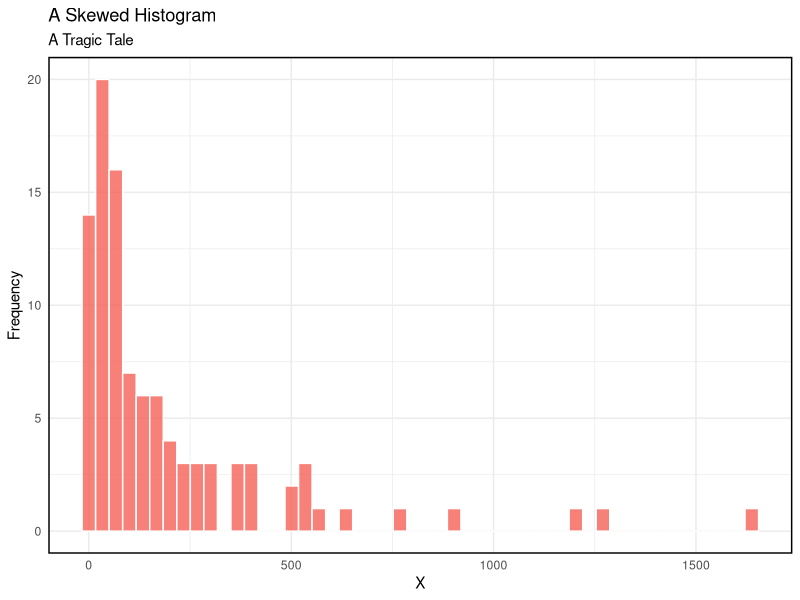
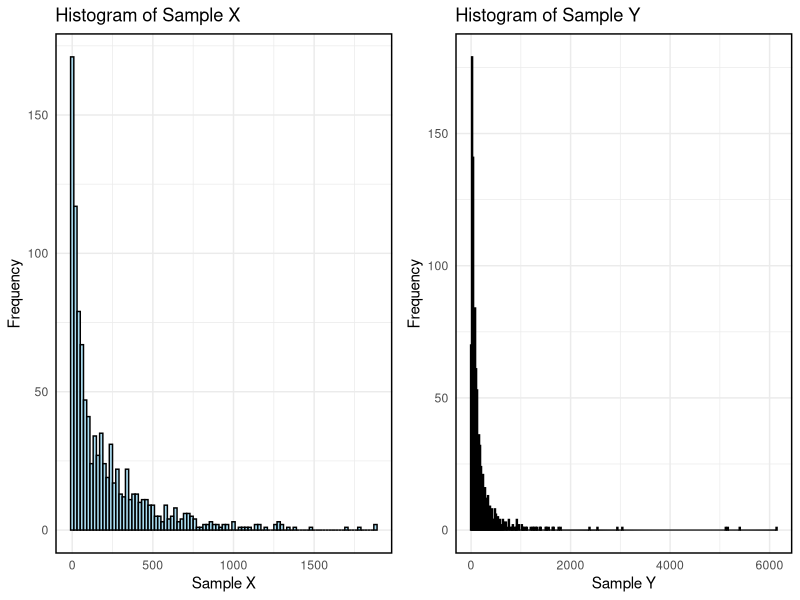
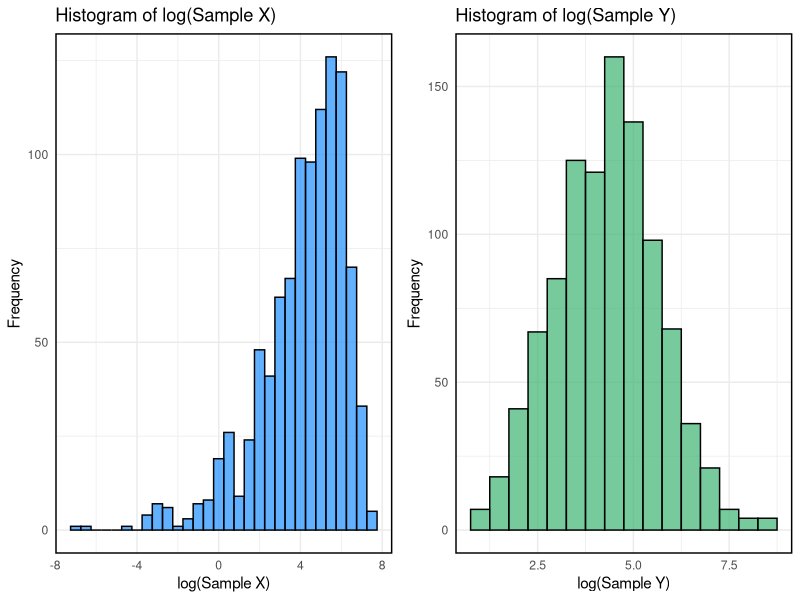
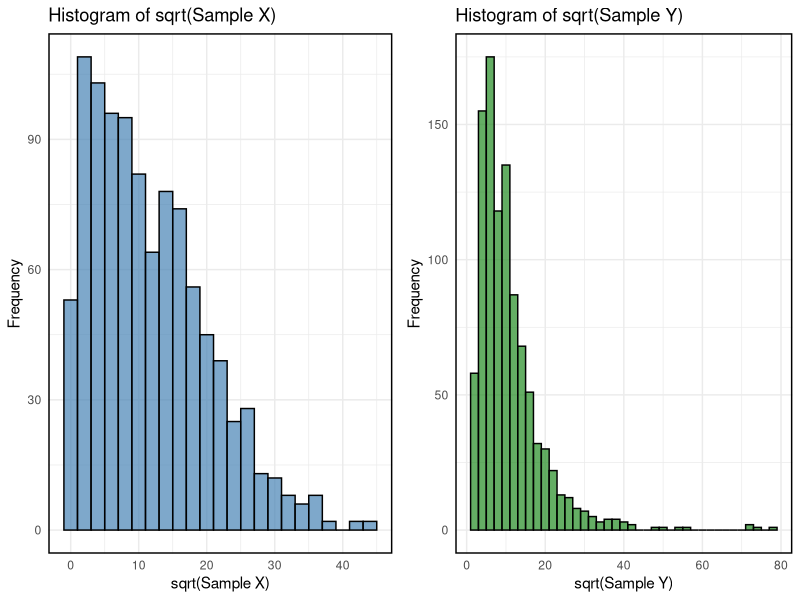
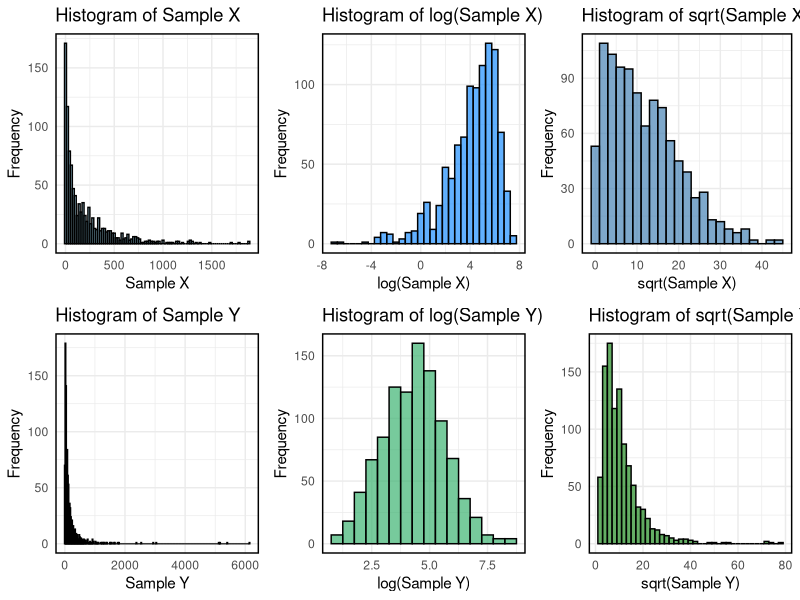
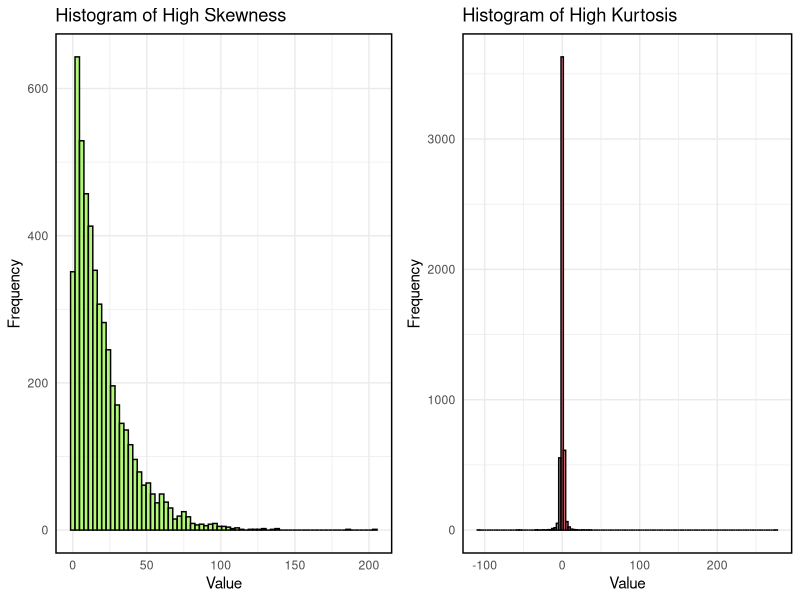
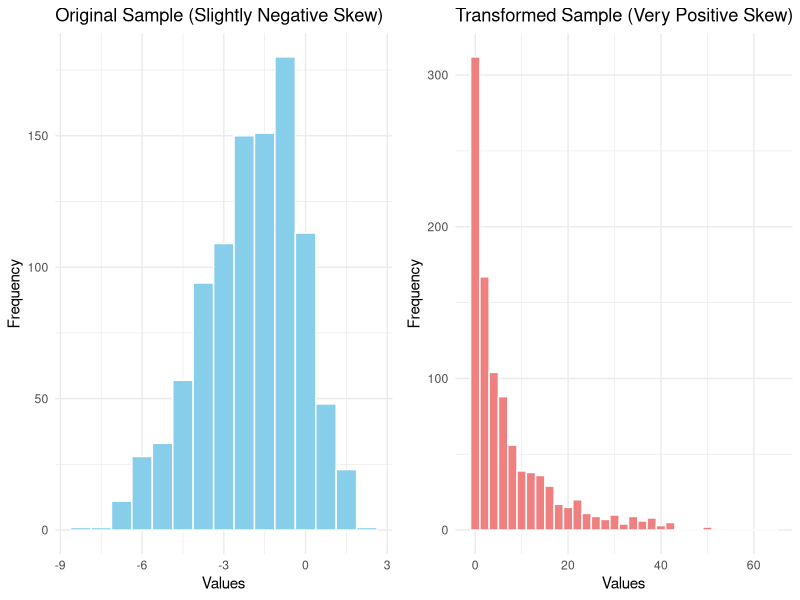
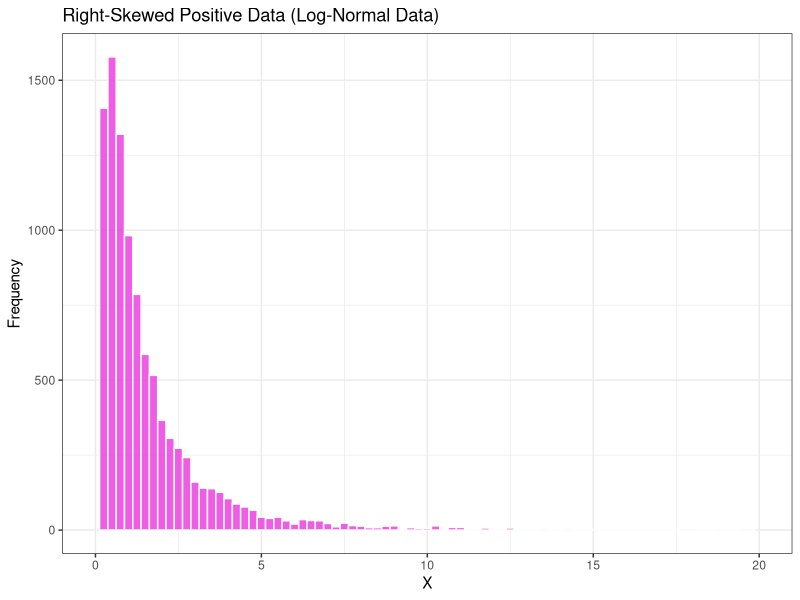

Generate these figures, in order, with R:
## ---- chunk 1
set.seed(588190)
library(tidyverse)
library(gridExtra)
library(e1071)
library(knitr)
library(kableExtra)

# Need to generate at start so tests line up like I want
# Set Sample Sizes
n1 <- 1000
n2 <- 1000

# Generate samples
sampX <- 100 * rgamma(n1, shape = 0.58, scale = 2 / 0.58)
sampY <- 100 * exp(rnorm(n2, log(2) - 1, sqrt(2)))
## ---- chunk 2
ggplot(data = data.frame(vals = 100*rgamma(100, shape = 0.58, scale = 2/0.58)), aes(x = vals)) +
  geom_histogram(bins = 50, fill = "#f56056", col = "white", alpha = 0.8) +
  labs(x = expression(X),
       y = "Frequency",
       title = "A Skewed Histogram",
       subtitle = "A Tragic Tale") +
  theme_minimal() +
  theme(panel.border = element_rect(color = "black", fill = NA, size = 1))
## ---- chunk 3
hist_sampX <- ggplot(data.frame(sampX), aes(x = sampX)) +
  geom_histogram(binwidth = 20, fill = "#87CEEB", color = "black", alpha = 0.7) +
  labs(title = "Histogram of Sample X", x = "Sample X", y = "Frequency") +
  theme_minimal() +
  theme(panel.border = element_rect(color = "black", fill = NA, size = 1))

hist_sampY <- ggplot(data.frame(sampY), aes(x = sampY)) +
  geom_histogram(binwidth = 20, fill = "#98FB98", color = "black", alpha = 0.7) +
  labs(title = "Histogram of Sample Y", x = "Sample Y", y = "Frequency") +
  theme_minimal() +
  theme(panel.border = element_rect(color = "black", fill = NA, size = 1))
grid.arrange(hist_sampX, hist_sampY, ncol = 2)
## ---- chunk 4
#| echo: TRUE
t.test(sampX, sampY) # Not significant: means are plausibly equal
## ---- chunk 5
hist_log_sampX <- ggplot(data.frame(log_sampX = log(sampX)), aes(x = log_sampX)) +
  geom_histogram(binwidth = 0.5, fill = "#1E90FF", color = "black", alpha = 0.7) +
  labs(title = "Histogram of log(Sample X)", x = "log(Sample X)", y = "Frequency") +
  theme_minimal() +
  theme(panel.border = element_rect(color = "black", fill = NA, size = 1))

hist_log_sampY <- ggplot(data.frame(log_sampY = log(sampY)), aes(x = log_sampY)) +
  geom_histogram(binwidth = 0.5, fill = "#3CB371", color = "black", alpha = 0.7) +
  labs(title = "Histogram of log(Sample Y)", x = "log(Sample Y)", y = "Frequency") +
  theme_minimal() +
  theme(panel.border = element_rect(color = "black", fill = NA, size = 1))
grid.arrange(hist_log_sampX, hist_log_sampY, ncol = 2)
## ---- chunk 6
#| echo: TRUE
t.test(log(sampX), log(sampY)) # Significant: mean(log(X)) < mean(log(Y))
## ---- chunk 7
hist_sqrt_sampX <- ggplot(data.frame(sqrt_sampX = sqrt(sampX)), aes(x = sqrt_sampX)) +
  geom_histogram(binwidth = 2, fill = "#4682B4", color = "black", alpha = 0.7) +
  labs(title = "Histogram of sqrt(Sample X)", x = "sqrt(Sample X)", y = "Frequency") +
  theme_minimal() +
  theme(panel.border = element_rect(color = "black", fill = NA, size = 1))

hist_sqrt_sampY <- ggplot(data.frame(sqrt_sampY = sqrt(sampY)), aes(x = sqrt_sampY)) +
  geom_histogram(binwidth = 2, fill = "#228B22", color = "black", alpha = 0.7) +
  labs(title = "Histogram of sqrt(Sample Y)", x = "sqrt(Sample Y)", y = "Frequency") +
  theme_minimal() +
  theme(panel.border = element_rect(color = "black", fill = NA, size = 1))
grid.arrange(hist_sqrt_sampX, hist_sqrt_sampY, ncol = 2)
## ---- chunk 8
#| echo: TRUE
t.test(sqrt(sampX), sqrt(sampY)) # Significant: mean(sqrt(X)) > mean(sqrt(Y))
## ---- chunk 9
# Create the individual histograms
hist_sampX <- ggplot(data.frame(sampX), aes(x = sampX)) +
  geom_histogram(binwidth = 20, fill = "#87CEEB", color = "black", alpha = 0.7) +
  labs(title = "Histogram of Sample X", x = "Sample X", y = "Frequency") +
  theme_minimal() +
  theme(panel.border = element_rect(color = "black", fill = NA, size = 1))

hist_sampY <- ggplot(data.frame(sampY), aes(x = sampY)) +
  geom_histogram(binwidth = 20, fill = "#98FB98", color = "black", alpha = 0.7) +
  labs(title = "Histogram of Sample Y", x = "Sample Y", y = "Frequency") +
  theme_minimal() +
  theme(panel.border = element_rect(color = "black", fill = NA, size = 1))

hist_log_sampX <- ggplot(data.frame(log_sampX = log(sampX)), aes(x = log_sampX)) +
  geom_histogram(binwidth = 0.5, fill = "#1E90FF", color = "black", alpha = 0.7) +
  labs(title = "Histogram of log(Sample X)", x = "log(Sample X)", y = "Frequency") +
  theme_minimal() +
  theme(panel.border = element_rect(color = "black", fill = NA, size = 1))

hist_log_sampY <- ggplot(data.frame(log_sampY = log(sampY)), aes(x = log_sampY)) +
  geom_histogram(binwidth = 0.5, fill = "#3CB371", color = "black", alpha = 0.7) +
  labs(title = "Histogram of log(Sample Y)", x = "log(Sample Y)", y = "Frequency") +
  theme_minimal() +
  theme(panel.border = element_rect(color = "black", fill = NA, size = 1))

hist_sqrt_sampX <- ggplot(data.frame(sqrt_sampX = sqrt(sampX)), aes(x = sqrt_sampX)) +
  geom_histogram(binwidth = 2, fill = "#4682B4", color = "black", alpha = 0.7) +
  labs(title = "Histogram of sqrt(Sample X)", x = "sqrt(Sample X)", y = "Frequency") +
  theme_minimal() +
  theme(panel.border = element_rect(color = "black", fill = NA, size = 1))

hist_sqrt_sampY <- ggplot(data.frame(sqrt_sampY = sqrt(sampY)), aes(x = sqrt_sampY)) +
  geom_histogram(binwidth = 2, fill = "#228B22", color = "black", alpha = 0.7) +
  labs(title = "Histogram of sqrt(Sample Y)", x = "sqrt(Sample Y)", y = "Frequency") +
  theme_minimal() +
  theme(panel.border = element_rect(color = "black", fill = NA, size = 1))

# Combine all six histograms into a single layout
grid.arrange(hist_sampX, hist_log_sampX, hist_sqrt_sampX,
             hist_sampY, hist_log_sampY, hist_sqrt_sampY, 
             nrow = 2)
## ---- chunk 10
#| echo: FALSE
#| eval: TRUE
set.seed(131)
# High skewness: Exponential distribution
samp_skew <- rexp(5000, rate = 0.05)
hist_skew <- ggplot(data.frame(samp_skew), aes(x = samp_skew)) +
  geom_histogram(binwidth = 3, fill = "#93f542", color = "black", alpha = 0.7) +
  labs(title = "Histogram of High Skewness", x = "Value", y = "Frequency") +
  theme_minimal() +
  theme(panel.border = element_rect(color = "black", fill = NA, size = 1))

# High kurtosis: t-distribution with low df (heavy tails)
samp_kurt <- rt(5000, df = 2)
hist_kurt <- ggplot(data.frame(samp_kurt), aes(x = samp_kurt)) +
  geom_histogram(binwidth = 3, fill = "#f5425a", color = "black", alpha = 0.7) +
  labs(title = "Histogram of High Kurtosis", x = "Value", y = "Frequency") +
  theme_minimal() +
  theme(panel.border = element_rect(color = "black", fill = NA, size = 1))

# Combine plots side by side
grid.arrange(hist_skew, hist_kurt, ncol = 2)
## ---- chunk 11
# Calculate skewness for each transformation
skewness_values <- data.frame(
  Transformation = c("Sample X", "Sample Y", "log(Sample X)", 
                     "log(Sample Y)", "sqrt(Sample X)", "sqrt(Sample Y)"),
  Skewness = c(skewness(sampX), 
               skewness(sampY),
               skewness(log(sampX)),
               skewness(log(sampY)),
               skewness(sqrt(sampX)),
               skewness(sqrt(sampY))))
skewness_values %>%
  kable(format = "markdown") %>%
  kable_styling(
    bootstrap_options = c("striped", "hover", "responsive"),
    full_width = FALSE,
    position = "center",
    font_size = 30
  ) %>%
  column_spec(1, color = "white", background = "#333333") %>%
  column_spec(2, color = "lightblue", background = "#444444", bold = TRUE) %>%
  row_spec(0, background = "#222222", color = "white", bold = TRUE) %>%
  row_spec(1:nrow(skewness_values), color = "white", background = "#333333") %>%
  add_header_above(c("Skewness Values Before and After Transformations" = 2))
## ---- chunk 12
#| echo: TRUE
# Simulate right-skewed data (Gamma distribution)
right_skewed_data <- rgamma(1000, shape = 2, scale = 2)

# Simulate left-skewed data (Inverse Gamma distribution)
left_skewed_data <- 1 / rgamma(1000, shape = 2, scale = 2)
## ---- chunk 13
#| echo: TRUE
# Simulate right-skewed data (Gamma distribution)
right_skewed_data <- rgamma(1000, shape = 2, scale = 2)

# Simulate left-skewed data (Inverse Gamma distribution)
left_skewed_data <- 1 / rgamma(1000, shape = 2, scale = 2)

# Apply concave transformation (log) to both datasets
right_skewed_log <- log(right_skewed_data)
left_skewed_log <- log(left_skewed_data)
## ---- chunk 14
#| echo: TRUE
# Simulate right-skewed data (Gamma distribution)
right_skewed_data <- rgamma(1000, shape = 2, scale = 2)

# Simulate left-skewed data (Inverse Gamma distribution)
left_skewed_data <- 1 / rgamma(1000, shape = 2, scale = 2)

# Apply concave transformation (log) to both datasets
right_skewed_log <- log(right_skewed_data)
left_skewed_log <- log(left_skewed_data)

# Apply convex transformation (square) to both datasets
right_skewed_square <- right_skewed_data^2
left_skewed_square <- left_skewed_data^2
## ---- chunk 15
# Calculate skewness for each dataset before and after transformations
shooskew <- data.frame(
  Transformation = c("Right Skewed", "Left Skewed", "Log (Right Skewed)", 
                     "Log (Left Skewed)", "Square (Right Skewed)", "Square (Left Skewed)"),
  Skewness = c(
    skewness(right_skewed_data), 
    skewness(left_skewed_data),
    skewness(right_skewed_log),
    skewness(left_skewed_log),
    skewness(right_skewed_square),
    skewness(left_skewed_square)
  )
)

shooskew %>%
  kable(format = "markdown") %>%
  kable_styling(
    bootstrap_options = c("striped", "hover", "responsive"),
    full_width = FALSE,
    position = "center",
    font_size = 30
  ) %>%
  column_spec(1, color = "white", background = "#333333") %>%
  column_spec(2, color = "lightblue", background = "#444444", bold = TRUE) %>%
  row_spec(0, background = "#222222", color = "white", bold = TRUE) %>%
  row_spec(1:nrow(shooskew), color = "white", background = "#333333") %>%
  add_header_above(c("Skewness Values Before and After Transformations" = 2))
## ---- chunk 16
# Step 1: Create data with small skew
n <- 1000
samp <- rnorm(n)
samp <- samp - 2.5 * abs(rnorm(n))  # Normal distribution slightly negatively skewed

# Step 2: Apply a transformation (squaring the data to induce positive skew)
transformed_samp <- samp^2

# Create the original and transformed histograms
plot1 <- ggplot(data.frame(samp), aes(x = samp)) +
  geom_histogram(binwidth = 0.75, fill = "skyblue", color = "white") +
  labs(title = "Original Sample (Slightly Negative Skew)", x = "Values", y = "Frequency") +
  theme_minimal()

plot2 <- ggplot(data.frame(transformed_samp), aes(x = transformed_samp)) +
  geom_histogram(binwidth = 2, fill = "lightcoral", color = "white") +
  labs(title = "Transformed Sample (Very Positive Skew)", x = "Values", y = "Frequency") +
  theme_minimal()

# Arrange both plots side by side
grid.arrange(plot1, plot2, ncol = 2)
## ---- chunk 17
# Step 3: Calculate skewness before and after transformation
Skewed <- data.frame(
  Type = c("Orginal", "Transformed"),
  Skewness = c(skewness(samp), skewness(transformed_samp)))
Skewed %>%
  kable(format = "markdown") %>%
  kable_styling(
    bootstrap_options = c("striped", "hover", "responsive"),
    full_width = FALSE,
    position = "center",
    font_size = 30
  ) %>%
  column_spec(1, color = "white", background = "#333333") %>%
  column_spec(2, color = "lightblue", background = "#444444", bold = TRUE) %>%
  row_spec(0, background = "#222222", color = "white", bold = TRUE) %>%
  row_spec(1:nrow(Skewed), color = "white", background = "#333333") %>%
  add_header_above(c("Skewness Values Before and After Transformation" = 2))
## ---- chunk 18
#| echo: TRUE
some_data <- runif(9, 0, 100)
log_some_data <- log(some_data)
## ---- chunk 19
#| echo: TRUE
some_data <- runif(9, 0, 100)
log_some_data <- log(some_data)

Median_x <- median(some_data)
Median_x
## ---- chunk 20
#| echo: TRUE
Median_x <- median(some_data)
Median_x
Median_log <- median(log_some_data)
Median_log
## ---- chunk 21
#| echo: TRUE
Median_x
Median_log

log(Median_x)
exp(Median_log)
## ---- chunk 22
#| echo: TRUE
c(Median_log, log(Median_x))
c(Median_x, exp(Median_log))
## ---- chunk 23
# Generating right-skewed positive data (log-normal data)
da.data <- data.frame(vals = rlnorm(10000, mean = 0, sd = 1))
ggplot(data = da.data, aes(x = vals)) +
  geom_histogram(binwidth = 0.25, fill = "#eb34de", col = "white", alpha = 0.8) +
  labs(x = expression(X),
       y = "Frequency",
       title = "Right-Skewed Positive Data (Log-Normal Data)") +
  xlim(0, 20) +
  theme_bw()
## ---- chunk 24
# Natural log of that data
ggplot(data = log(da.data), aes(x = vals)) +
  geom_histogram(binwidth = 0.25, fill = "#eb34de", col = "white", alpha = 0.8) +
  labs(x = expression(ln(X)),
       y = "Frequency",
       title = "Exact Same Data, Log Transformed") +
  theme_bw()
## ---- chunk 25
p1 <- ggplot(data = da.data, aes(x = vals)) +
  geom_histogram(binwidth = 0.25, fill = "#eb34de", col = "white", alpha = 0.8) +
  labs(x = expression(X),
       y = "Frequency",
       title = "Right-Skewed Positive Data (Log-Normal Data)") +
  xlim(0, 20) +
  theme_bw()

p2 <- ggplot(data = log(da.data), aes(x = vals)) +
  geom_histogram(binwidth = 0.25, fill = "#eb34de", col = "white", alpha = 0.8) +
  labs(x = expression(ln(X)),
       y = "Frequency",
       title = "Exact Same Data, Log Transformed") +
  theme_bw()
gridExtra::grid.arrange(p1, p2, ncol = 2)
## ---- chunk 26
# Generating right-skewed positive data (exponential data)
da.data <- data.frame(vals = rexp(10000, rate = 1))
ggplot(data = da.data, aes(x = vals)) +
  geom_histogram(binwidth = 0.25, fill = "#ed6728", col = "white", alpha = 0.8) +
  labs(x = expression(X),
       y = "Frequency",
       title = "Right-Skewed Positive Data (Exponential)") +
  xlim(0, 20) +
  theme_bw()
## ---- chunk 27
# Natural log of that data
ggplot(data = log(da.data), aes(x = vals)) +
  geom_histogram(binwidth = 0.25, fill = "#ed6728", col = "white", alpha = 0.8) +
  labs(x = expression(ln(X)),
       y = "Frequency",
       title = "Exact Same Data, Log Transformed") +
  theme_bw()
## ---- chunk 28
# Plotting side-by-side
p3 <- ggplot(data = da.data, aes(x = vals)) +
  geom_histogram(binwidth = 0.25, fill = "#ed6728", col = "white", alpha = 0.8) +
  labs(x = expression(X),
       y = "Frequency",
       title = "Right-Skewed Positive Data (Exponential)") +
  xlim(0, 20) +
  theme_bw()
p4 <- ggplot(data = log(da.data), aes(x = vals)) +
  geom_histogram(binwidth = 0.25, fill = "#ed6728", col = "white", alpha = 0.8) +
  labs(x = expression(ln(X)),
       y = "Frequency",
       title = "Exact Same Data, Log Transformed") +
  theme_bw()
grid.arrange(p3, p4, ncol = 2)
## ---- chunk 29
# Parameters
n_simulations <- 1000  # Number of simulations for each sample size
sample_sizes <- c(10, 30, 100)  # Sample sizes to test

# Generalized function to simulate sample means for any distribution
simulate_sample_means <- function(sample_size, dist_name, dist_params = list()) {
  dist_fun <- match.fun(paste0("r", dist_name))  # Find the R function for the distribution
  sample_means <- replicate(n_simulations, {
    mean(do.call(dist_fun, c(list(n = sample_size), dist_params)))  # Generate and calculate mean
  })
  data.frame(sample_means = sample_means, sample_size = as.factor(sample_size), dist_type = dist_name)
}

# Define the distributions and their parameters
distributions <- list(
  list(name = "unif", params = list(min = 0, max = 1)),
  list(name = "exp", params = list(rate = 1)),
  list(name = "norm", params = list(mean = 0, sd = 1)),
  list(name = "lnorm", params = list(meanlog = 0, sdlog = 1))
)

# Run simulations for each sample size and distribution type
sample_means_data <- bind_rows(
  lapply(distributions, function(dist) {
    bind_rows(lapply(sample_sizes, simulate_sample_means, dist_name = dist$name, dist_params = dist$params))
  })
)
# # Plot
# ggplot(sample_means_data, aes(x = sample_means, fill = sample_size)) +
#   geom_histogram(aes(y = ..density..), bins = 30, alpha = 0.6, color = "black", position = "identity") +
#   geom_density(color = "black", size = 0.7, linetype = "dashed", alpha = 0.60) +
#   facet_grid(dist_type ~ sample_size, scales = "free",  # Allow x and y to scale freely
#              labeller = labeller(dist_type = c(
#                "unif" = "Unif",
#                "exp" = "Exp",
#                "norm" = "Normal",
#                "lnorm" = "Log-Norml"
#              ))) +
#   scale_fill_manual(values = c("#4B9CD3", "#74C476", "#f2715a")) +  # Custom colors for sample sizes
#   labs(
#     title = "Central Limit Theorem Demonstration across Distributions",
#     subtitle = "Effect of Sample Size on Sample Means",
#     x = "Sample Mean",
#     y = "Density",
#     fill = "Sample Size"
#   ) +
#   theme_minimal(base_size = 14) +
#   theme(
#     legend.position = "bottom",
#     strip.text = element_text(size = 12, face = "bold"),
#     plot.title = element_text(hjust = 0.5, size = 16, face = "bold"),
#     plot.subtitle = element_text(hjust = 0.5, size = 12),
#     panel.spacing = unit(1, "lines")
#   )

## ---- chunk 30
ggplot(sample_means_data, aes(x = sample_means, fill = sample_size)) +
  geom_histogram(aes(y = ..density..), bins = 30, alpha = 0.4, color = "black", position = "identity") +
  geom_density(color = "black", size = 0.6, linetype = "dashed", alpha = 0.3) +
  facet_wrap(~ dist_type, scales = "free", strip.position = "left", 
             labeller = labeller(dist_type = c(
               "unif" = "Uniform",
               "exp" = "Exponential",
               "norm" = "Normal",
               "lnorm" = "Log-Normal"
             ))) +
  scale_fill_manual(values = c("#4B9CD3", "#74C476", "#f2715a")) +  # Custom colors for sample sizes
  labs(
    title = "Central Limit Theorem Demonstration across Distributions",
    subtitle = "Effect of Sample Size on Sample Means",
    x = "Sample Mean",
    y = "Density",
    fill = "Sample Size"
  ) +
  theme_minimal(base_size = 14) +
  theme(
    legend.position = "bottom",
    strip.text = element_text(size = 12, face = "bold", hjust = 1),  # Make distribution names bold
    strip.placement = "outside",
    plot.title = element_text(hjust = 0.5, size = 16, face = "bold"),
    plot.subtitle = element_text(hjust = 0.5, size = 12),
    panel.spacing = unit(1, "lines"),
    panel.grid.major = element_line(color = "gray90")
  )
